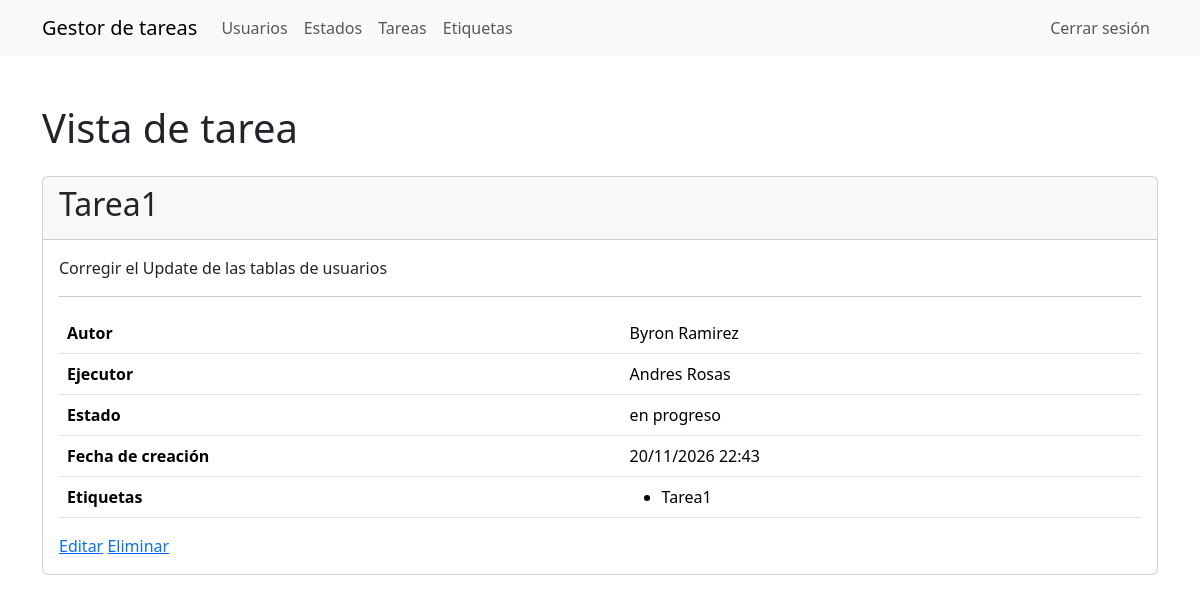
The page /tasks/1/ (signed in) on the database its author committed.
### task_manager/tasks/models.py (models this page shows, shortened)
class Task(models.Model):
    name = models.CharField(max_length=255, unique=True)
    description = models.TextField(blank=True)
    status = models.ForeignKey(
        Status, on_delete=models.PROTECT, related_name='tasks',
    )
    author = models.ForeignKey(
        User, on_delete=models.PROTECT, related_name='authored_tasks',
    )
    executor = models.ForeignKey(
        User, on_delete=models.PROTECT, related_name='executed_tasks',
        null=True, blank=True,
    )
    labels = models.ManyToManyField(
        Label, blank=True, related_name='tasks',
    )
    created_at = models.DateTimeField(auto_now_add=True)

### task_manager/statuses/models.py (models this page shows, shortened)
class Status(models.Model):
    name = models.CharField(max_length=255, unique=True)
    created_at = models.DateTimeField(auto_now_add=True)

### task_manager/labels/models.py (models this page shows, shortened)
class Label(models.Model):
    name = models.CharField(max_length=255, unique=True)
    created_at = models.DateTimeField(auto_now_add=True)

### task_manager/tasks/views.py (the view)
# urls.py: path('<int:pk>/', views.TaskDetailView.as_view(), name='tasks_detail'),
class TaskDetailView(AuthRequiredMixin, DetailView):
    model = Task
    template_name = 'tasks/detail.html'

### task_manager/templates/tasks/detail.html
{% extends "base.html" %}
{% block content %}
  <h1 class="my-4">Vista de tarea</h1>
  <div class="card">
    <div class="card-header">
      <h2>{{ task.name }}</h2>
    </div>
    <div class="card-body">
      <p>{{ task.description }}</p>
      <hr>
      <table class="table">
        <tbody>
          <tr><th>Autor</th><td>{{ task.author.get_full_name }}</td></tr>
          <tr>
            <th>Ejecutor</th>
            <td>{{ task.executor.get_full_name|default:"" }}</td>
          </tr>
          <tr><th>Estado</th><td>{{ task.status.name }}</td></tr>
          <tr>
            <th>Fecha de creación</th>
            <td>{{ task.created_at|date:"d/m/Y H:i" }}</td>
          </tr>
          <tr>
            <th>Etiquetas</th>
            <td>
              <ul class="mb-0">
                {% for label in task.labels.all %}
                  <li>{{ label.name }}</li>
                {% endfor %}
              </ul>
            </td>
          </tr>
        </tbody>
      </table>
      <a href="{% url 'tasks_update' task.pk %}">Editar</a>
      <a href="{% url 'tasks_delete' task.pk %}">Eliminar</a>
    </div>
  </div>
{% endblock %}

### rows shown on the page
Task: name "Tarea1", description "Corregir el Update de las tablas de usuarios", author.get_full_name "Byron Ramirez", executor.get_full_name "Andres Rosas", status.name "en progreso", created_at "20/11/2026 22:43"
Label: name "Tarea1"
